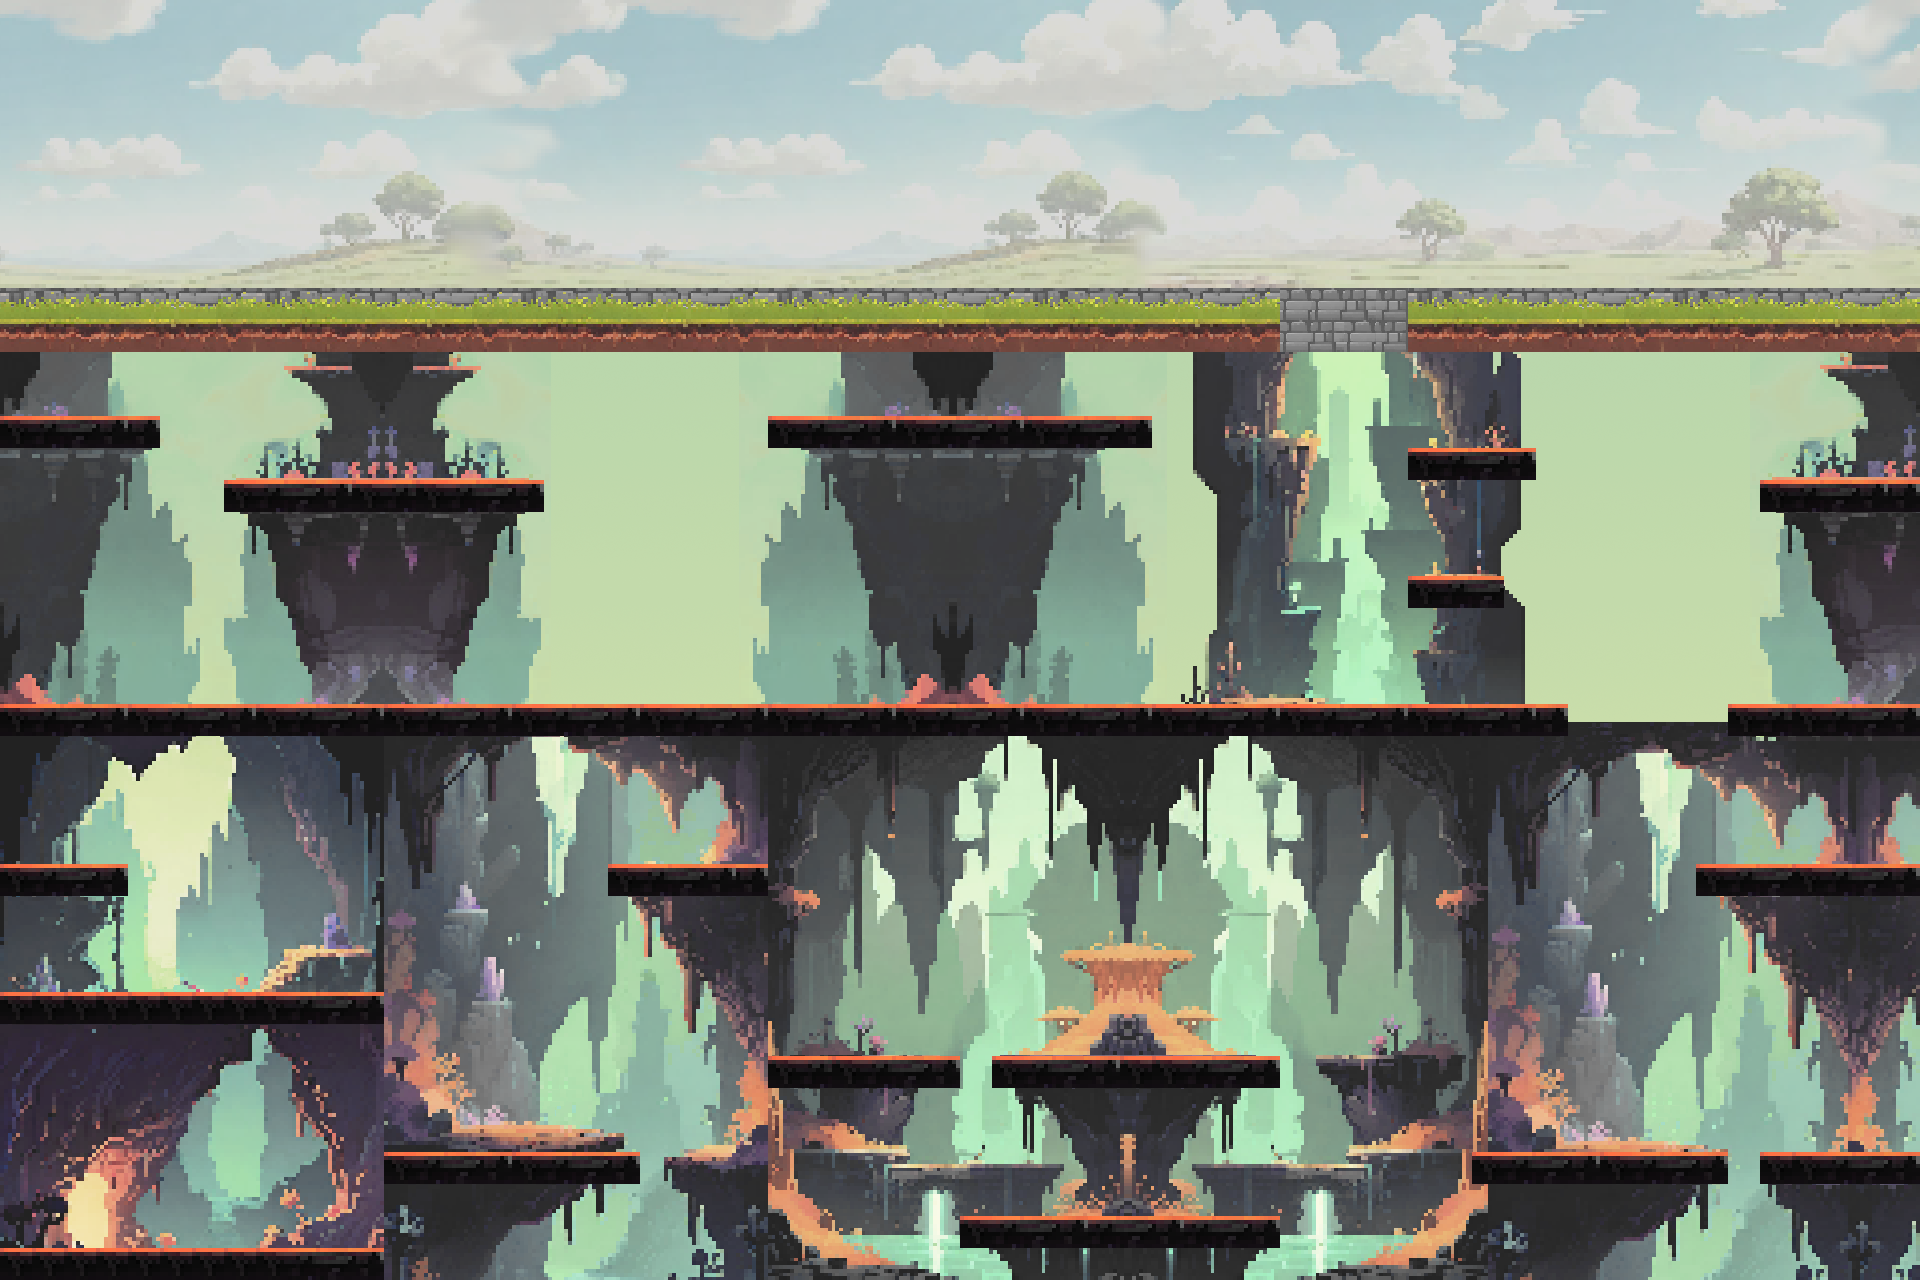

The image is a tile-based game level rendered from a .tmx file. Its description and source (layers, tilesets, objects; grid data summarised) follow:
An orthogonal 60x40 tile map with 32x32 px tiles, 1 tile layer (Kachelebene 1), 5 tilesets and 31 objects (23x obstacle, 4x melee_enemy, 3x ranged_enemy, player).

<map version="1.10" tiledversion="1.11.0" orientation="orthogonal" renderorder="right-down" width="60" height="40" tilewidth="32" tileheight="32" infinite="0" nextlayerid="3" nextobjectid="38">
 <tileset firstgid="1" source="Backdrop_Meadows_1920.tsx" />
 <tileset firstgid="601" source="HugoMapFinCutsadsda.tsx" />
 <tileset firstgid="2341" source="grass_const_x1_tint.tsx" />
 <tileset firstgid="2357" source="grass_const_wall_x1_tint.tsx" />
 <tileset firstgid="2373" source="platform_x2.tsx" />
 <layer id="1" name="Kachelebene 1" width="60" height="40">
  <data>[2400 cells, 2400 non-empty, 2125 distinct tile ids]</data>
 </layer>
 <objectgroup id="2" name="Obstacles">
  <object id="2" name="obstacle" x="0" y="320" width="1280" height="32" />
  <object id="3" name="obstacle" x="1408" y="320" width="512" height="32" />
  <object id="4" name="obstacle" x="768" y="416" width="384" height="32" />
  <object id="5" name="obstacle" x="1408" y="448" width="128" height="32" />
  <object id="6" name="obstacle" x="1408" y="576" width="96" height="32" />
  <object id="7" name="obstacle" x="224" y="480" width="320" height="32" />
  <object id="8" name="obstacle" x="0" y="416" width="160" height="32" />
  <object id="9" name="obstacle" x="0" y="704" width="1568" height="32" />
  <object id="10" name="obstacle" x="1728" y="704" width="192" height="32" />
  <object id="11" name="obstacle" x="1760" y="480" width="160" height="32" />
  <object id="12" name="obstacle" x="1696" y="864" width="224" height="32" />
  <object id="13" name="obstacle" x="1760" y="1152" width="160" height="32" />
  <object id="14" name="obstacle" x="1472" y="1152" width="256" height="32" />
  <object id="15" name="obstacle" x="960" y="1216" width="320" height="32" />
  <object id="16" name="obstacle" x="992" y="1056" width="288" height="32" />
  <object id="17" name="obstacle" x="768" y="1056" width="192" height="32" />
  <object id="18" name="obstacle" x="608" y="864" width="160" height="32" />
  <object id="19" name="obstacle" x="384" y="1152" width="256" height="32" />
  <object id="20" name="obstacle" x="0" y="1248" width="384" height="32" />
  <object id="21" name="obstacle" x="0" y="992" width="384" height="32" />
  <object id="22" name="obstacle" x="0" y="864" width="128" height="32" />
  <object id="23" name="player" x="128" y="192" width="64" height="96" />
  <object id="24" name="melee_enemy" x="1184" y="608" width="64" height="96" />
  <object id="26" name="melee_enemy" x="1504" y="1056" width="64" height="96" />
  <object id="27" name="ranged_enemy" x="992" y="960" width="64" height="96" />
  <object id="28" name="obstacle" x="1920" y="0" width="32" height="1280" />
  <object id="29" name="obstacle" x="-32" y="0" width="32" height="1280" />
  <object id="32" name="melee_enemy" x="64" y="1152" width="64" height="96" />
  <object id="34" name="melee_enemy" x="384" y="608" width="64" height="96" />
  <object id="35" name="ranged_enemy" x="160" y="896" width="64" height="96" />
  <object id="37" name="ranged_enemy" x="1792" y="608" width="64" height="96" />
 </objectgroup>
</map>